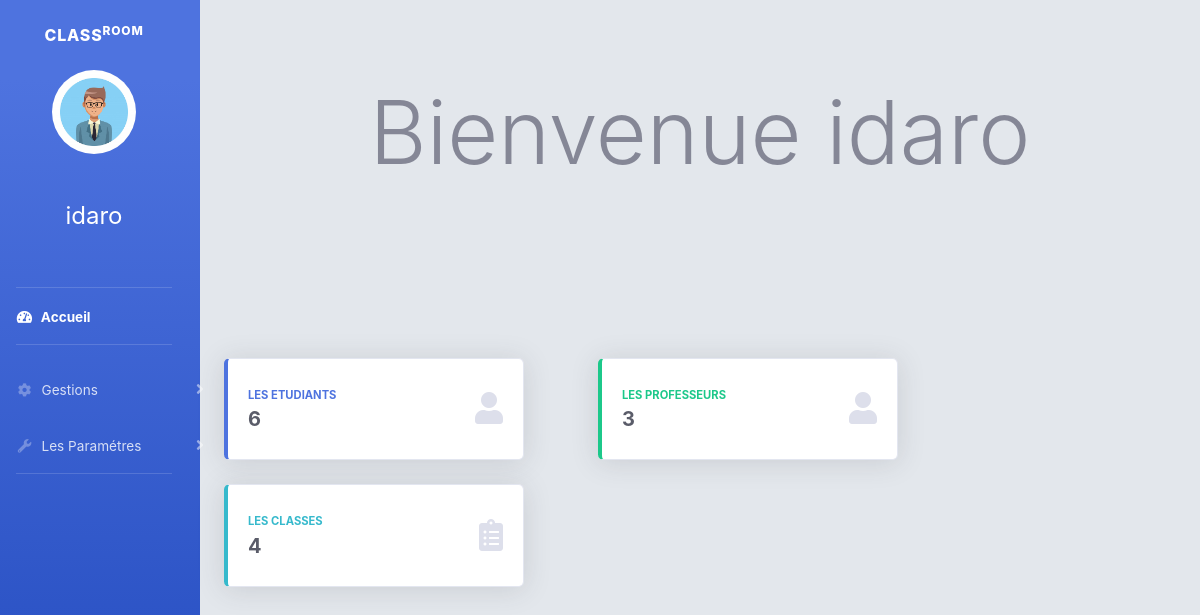
The page /home.php (signed in) on the database its author committed.
### tables this page shows
CREATE TABLE IF NOT EXISTS `utilisateur` (
  `id_utilisateur` int(11) NOT NULL AUTO_INCREMENT,
  `mail` varchar(200) DEFAULT NULL,
  `mot_pass` varchar(255) DEFAULT NULL,
  `nom` text,
  `prenom` text,
  `matiere` varchar(50) DEFAULT NULL,
  `image` varchar(255) DEFAULT NULL,
  `id_classe` int(11) DEFAULT NULL,
  `profession` text,
  PRIMARY KEY (`id_utilisateur`),
  UNIQUE KEY `mail` (`mail`),
  KEY `FK_CONTENIR` (`id_classe`)
);

### profile.php (called while the page is built, shortened)
    <?php
    include 'cnx.php';
    $sql = "SELECT * from utilisateur where id_utilisateur='".$_SESSION['id']."' ";
    $t=$con->query($sql);
?><br>

### home.php (the view, shortened to what this page needs)
<!DOCTYPE html>
<html lang="en">
<head>
    <link href="vendor/fontawesome-free/css/all.min.css" rel="stylesheet" type="text/css">
</head>
<body id="page-top"  style="  background-color: #b3bfcc5c;">
        <div id="wrapper">
                <ul class="navbar-nav bg-gradient-primary sidebar sidebar-dark accordion col-md-2 col-sm-2" id="accordionSidebar">
                <?php include 'nav.php';?>
                </ul>
                <div class="container-fluid col-md-10 col-sm-10">
                <center>
                    <h1 class="display-2"  style="    margin-top: 80px; margin-bottom: 100px;">
                    Bienvenue <?php foreach ($t as $row) { echo $row['nom'];}?>
                  </h1>
                </center><br><br><br>
                    <div class="row "  >
                        <div class="col-xl-3 col-md-6 mb-4" style="    margin-right: 130px;">
                            <div class="card border-left-primary shadow h-100 py-2" style="width: 300px;">
                                <div class="card-body">
                                    <div class="row no-gutters align-items-center">
                                        <div class="col mr-2">
                                            <div class="text-xs font-weight-bold text-primary text-uppercase mb-1">
                                                Les Etudiants</div>
                                            <div class="h5 mb-0 font-weight-bold text-gray-800">
                                            <?php
                                                $req = "SELECT * FROM utilisateur where profession = 'Etudiant'";
                                                $exec = mysqli_query($con,$req);
                                                $num = $exec->num_rows;
                                                echo $num;
                                            ?>
                                            </div>
                                        </div>
                                        <div class="col-auto">
                                            <i class="fas fa-user fa-2x text-gray-300"></i>
                                        </div>
                                    </div>
                                </div>
                            </div>
                        </div>
                        <div class="col-xl-3 col-md-6 mb-4" style="    margin-right: 130px;">
                            <div class="card border-left-success shadow h-100 py-2"  style="width: 300px;">
                                <div class="card-body">
                                    <div class="row no-gutters align-items-center">
                                        <div class="col mr-2">
                                            <div class="text-xs font-weight-bold text-success text-uppercase mb-1">
                                                Les Professeurs</div>
                                            <div class="h5 mb-0 font-weight-bold text-gray-800">
                                            <?php
                                                    $req = "SELECT * FROM utilisateur where profession = 'Professeur'";
                                                    $exec = mysqli_query($con,$req);
                                                    $num = $exec->num_rows;
                                                    echo $num;
                                                ?>
                                            </div>
                                        </div>
                                        <div class="col-auto">
                                            <i class="fas fa-user fa-2x text-gray-300"></i>
                                        </div>
                                    </div>
                                </div>
                            </div>
                        </div>
                        <div class="col-xl-3 col-md-6 mb-4">
                            <div class="card border-left-info shadow h-100 py-2"  style="width: 300px;">
                                <div class="card-body">
                                    <div class="row no-gutters align-items-center">
                                        <div class="col mr-2">
                                            <div class="text-xs font-weight-bold text-info text-uppercase mb-1">Les Classes
                                            </div>
                                            <div class="row no-gutters align-items-center">
                                                <div class="col-auto">
                                                    <div class="h5 mb-0 mr-3 font-weight-bold text-gray-800">
                                                    <?php
                                                      include 'cnx.php';
                                                        $req = "SELECT * FROM classe ";
                                                        $exec = mysqli_query($con,$req);
                                                        $num = $exec->num_rows;
                                                        echo $num;
                                                    ?>
                                                    </div>
                                                </div>
                                            </div>
                                        </div>
                                        <div class="col-auto">
                                            <i class="fas fa-clipboard-list fa-2x text-gray-300"></i>
                                        </div>
                                    </div>
                                </div>
                            </div>
                        </div>
                    </div>
                </div>
            </div>
<link href="css/sb-admin-2.min.css" rel="stylesheet">
</body>
</html>

### nav.php (shortened to what this page needs)
<?php session_start();
        include 'cnx.php';
        $sql = "SELECT * from utilisateur where id_utilisateur=".$_SESSION['id'];
        $t=$con->query($sql);
?>
<!DOCTYPE html>
<html lang="en">
<head>
    <link href="css/sb-admin-2.min.css" rel="stylesheet">
</head>
<body id="page-top">
            <a class="sidebar-brand d-flex align-items-center justify-content-center" href="index.php">
            <div class="sidebar-brand-text mx-3">Class<sup>room</sup></div>
            </a>
            <div class="sidebar-brand-icon ">
                                <div class="container"><center><img class="img-profile rounded-circle" src="images/<?php foreach ($t as $row) { echo $row['image'];}?>" width="60%"></center></div><br>
                                    <span class="sidebar-brand-text mx-3" style="color:white;"><center><h4><?php foreach ($t as $row) { echo $row['nom'];}?></h4></center></span>
                            <br>
            </div>
            <br>
            <hr class="sidebar-divider my-0">
            <li class="nav-item active">
                <a class="nav-link" href="home.php">
                    <i class="fas fa-fw fa-tachometer-alt"></i>
                    <span>Accueil</span></a>
            </li>
            <hr class="sidebar-divider">
            <li class="nav-item">
                <a class="nav-link collapsed" href="#" data-toggle="collapse" data-target="#collapseTwo"
                    aria-expanded="true" aria-controls="collapseTwo">
                    <i class="fas fa-fw fa-cog"></i>
                    <span>Gestions</span>
                </a>
            </li>
            <?php include('profile.php'); ?>
            <li class="nav-item">
                <a class="nav-link collapsed" href="#" data-toggle="collapse" data-target="#collapseUtilities"
                    aria-expanded="true" aria-controls="collapseUtilities">
                    <i class="fas fa-fw fa-wrench"></i>
                    <span>Les Paramétres</span>
                </a>
            </li>
            <hr class="sidebar-divider">
            </body>
</html>

### rows shown on the page
utilisateur: image (picture), nom "idaro"

### other values the page prints
$num "6"
$num "3"
$num "4"
